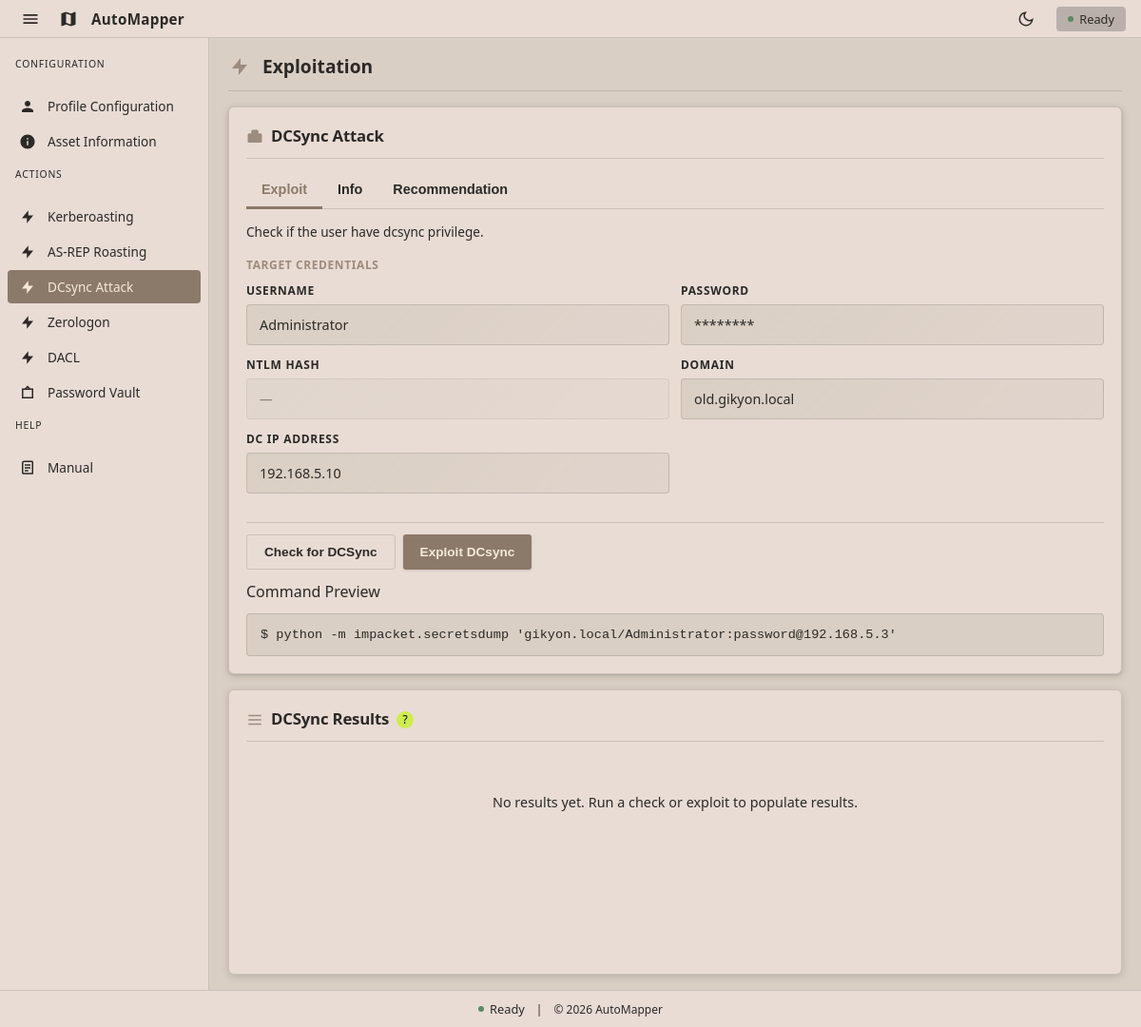
The app's page /dcsync with its own data.
### tables this page shows
CREATE TABLE profiles (
    description text,
    name text,
    password text,
    ntlmHash text,
    domain text,
    dc_ip text,
    fqdn text
, username text, dc_fqdn text, profile_description text, ntlm_hash text);

### app/routes/main.py (the view, shortened to what this page needs)
@main_bp.route("/dcsync", methods=["GET", "POST"])
def dcsync():
    creds = _get_creds()
    results = []
    error = None
    status_message = None
    action = None
    auth_method = _default_auth_method(creds)
    return _render_exploit(
        "dcsync.html",
        creds,
        results,
        error,
        status_message,
        action,
        auth_method=auth_method,
    )

### app/db/database.py (called while the page is built)
def get_db():
    conn = sqlite3.connect(DB_PATH)
    conn.row_factory = sqlite3.Row
    return conn

def get_profile(name):
    conn = get_db()
    try:
        row = conn.execute(
            """
            SELECT name, username, password, ntlm_hash, domain, dc_ip, dc_fqdn, profile_description
            FROM profiles
            WHERE name = ?
            """,
            (name,),
        ).fetchone()
    finally:
        conn.close()
    if not row:
        return None
    return {
        "username": row["username"],
        "password": row["password"],
        "ntlm_hash": row["ntlm_hash"],
        "domain": row["domain"],
        "dc_ip": row["dc_ip"],
        "dc_fqdn": row["dc_fqdn"],
        "profile_description": row["profile_description"],
    }

def get_active_profile():
    conn = get_db()
    try:
        row = conn.execute(
            "SELECT value FROM app_state WHERE key = ?",
            ("active_profile",),
        ).fetchone()
    finally:
        conn.close()
    return row["value"] if row else None

### app/routes/main.py (called while the page is built)
def _get_creds():
    active_profile = get_active_profile()
    if not active_profile:
        return {}
    return get_profile(active_profile) or {}

def _default_auth_method(creds):
    if creds.get("password"):
        return "password"
    if creds.get("ntlm_hash"):
        return "ntlm"
    return ""

def _has_vault_material(results):
    return any(isinstance(entry, dict) and entry.get("hash") for entry in results or [])

def _render_exploit(template, creds, results, error, status_message, action, **extra):
    extra.setdefault("vault_next_step", _has_vault_material(results))
    return render_template(
        template,
        creds=creds,
        results=results,
        error=error,
        status_message=status_message,
        action=action,
        **extra,
    )

### app/templates/dcsync.html (shortened to what this page needs)
{% extends 'base.html' %}
{% block content %}
<div class="page-header">
  <svg viewBox="0 0 24 24"><path d="M13 10V3L4 14h7v7l9-11h-7z"/></svg>
  <h1 class="page-title">Exploitation</h1>
</div>
<div class="exploitation-container">
  <div class="exploitation-pane controls">
    <section class="card">
      <div class="card-header">
        <svg viewBox="0 0 24 24"><path d="M20 7h-3V4a2 2 0 0 0-2-2H9a2 2 0 0 0-2 2v3H4a2 2 0 0 0-2 2v9a2 2 0 0 0 2 2h16a2 2 0 0 0 2-2V9a2 2 0 0 0-2-2z"/></svg>
        <h1>DCSync Attack</h1>
      </div>
      <div class="tab-bar">
        <button class="tab-btn active" data-tab="exploit-tab">Exploit</button>
        <button class="tab-btn" data-tab="info-tab">Info</button>
        <button class="tab-btn" data-tab="rec-tab">Recommendation</button>
      </div>
      <div id="exploit-tab" class="tab-content active">
        <p class="subtitle">Check if the user have dcsync privilege.</p>
        <div class="credentials-section-label">Target Credentials</div>
        <div class="credentials-grid">
          <div class="field-card">
            <label class="field-label">Username</label>
            <div class="field-value {% if not creds.username %}empty{% endif %}">{{ creds.username or '—' }}</div>
          </div>
          <div class="field-card">
            <label class="field-label">Password</label>
            <div class="field-value {% if not creds.password %}empty{% endif %}">{{ '*' * (creds.password|length) if creds.password else '—' }}</div>
          </div>
          <div class="field-card full-width">
            <label class="field-label">NTLM Hash</label>
            <div class="field-value {% if not creds.ntlm_hash %}empty{% endif %}">{{ '*' * (creds.ntlm_hash|length) if creds.ntlm_hash else '—' }}</div>
          </div>
          <div class="field-card">
            <label class="field-label">Domain</label>
            <div class="field-value {% if not creds.domain %}empty{% endif %}">{{ creds.domain or '—' }}</div>
          </div>
          <div class="field-card">
            <label class="field-label">DC IP Address</label>
            <div class="field-value {% if not creds.dc_ip %}empty{% endif %}">{{ creds.dc_ip or '—' }}</div>
          </div>
        </div>
        <form method="POST" class="form">
          <div class="actions">
            <button class="btn secondary" name="action" value="check" type="submit">
              Check for DCSync
            </button>
            <button class="btn" name="action" value="exploit" type="submit">
              Exploit DCsync
            </button>
          </div>
        </form>
        <div style="margin-top: 12px;">
          <div class="command-preview-label">Command Preview</div>
          <div class="command-preview">
            <span>$ python -m impacket.secretsdump 'gikyon.local/Administrator:password@192.168.5.3'</span>
          </div>
        </div>
      </div>
    </section>
  </div>
  <div class="exploitation-pane results">
    <section class="card result-card">
      <div class="card-header">
        <svg viewBox="0 0 24 24">
          <path d="M3 5h18v2H3V5zm0 6h18v2H3v-2zm0 6h18v2H3v-2z"/>
        </svg>
        <div class="header-with-tooltip">
          <h1>DCSync Results</h1>
          <div class="tooltip-container">
            <span class="info-icon">?</span>
          </div>
        </div>
      </div>
      {% if results %}
        {% if action == 'exploit' %}
        {% if vault_next_step %}
        <div class="notice success vault-next-step">
          <span>Hashes saved to Password Vault.</span>
          <a class="btn small" href="{{ url_for('main.vault') }}">Open Vault</a>
        </div>
        <div class="output">
          {% for entry in results %}
          <div class="output-row stacked">
            <div style="display: flex; justify-content: space-between; width: 100%; gap: 1rem; margin-bottom: 6px;">
              <span class="label">{{ entry.username }}</span>
              <span class="value" style="color: var(--muted);">{{ entry.timestamp or '—' }}</span>
            </div>
            <pre class="result-box" style="margin: 0; width: 100%;">{{ entry.hash }}</pre>
          </div>
          {% endfor %}
        </div>
        {% else %}
        <pre class="result-box">{{ results | join('\n') }}</pre>
        {% endif %}
        {% else %}
        <pre class="result-box">{{ results | join('\n') }}</pre>
        {% endif %}
      {% else %}
      <div style="text-align: center; padding: 40px 20px; color: var(--muted);">
        <p style="font-size: 0.9rem; margin: 0;">No results yet. Run a check or exploit to populate results.</p>
      </div>
      {% endif %}
    </section>
  </div>
</div>
{% endblock %}

### records on screen
profiles: username "Administrator", domain "old.gikyon.local", dc_ip "192.168.5.10"

### other values on screen
{{ '*' * (creds.password|length) if creds.password else '—' }} "********"
{{ '*' * (creds.ntlm_hash|length) if creds.ntlm_hash else '—' }} "—"
